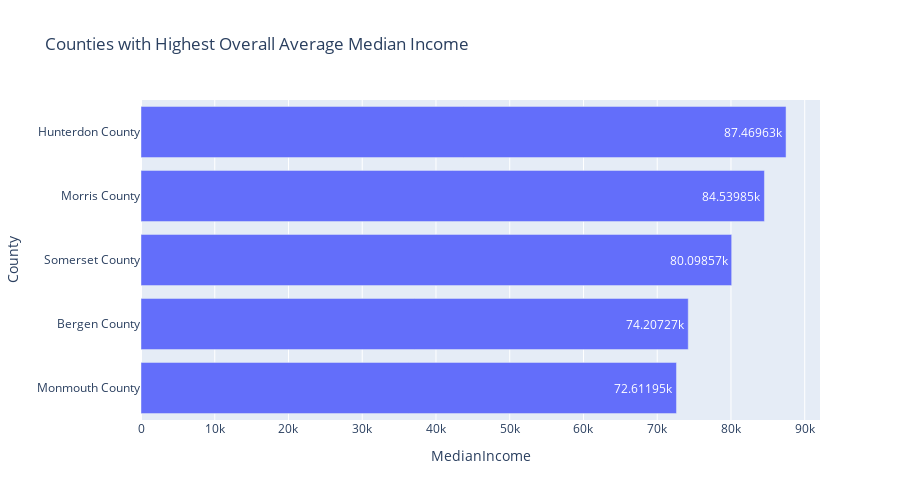

The notebook cell saved with this chart:
### Markdown cell above
#### VISUALS
To answer questions and potentially be added to dashboard

### Code cell
# Highest income counties

incomes = master_table[['County','AgeGroup','MedianIncome']]
incomes = incomes[incomes['AgeGroup'] != 'overall']
incomes = incomes.groupby(by='County').agg('mean').reset_index().sort_values('MedianIncome',ascending=False)
top_5_income = incomes.head(5)
top_5_income = top_5_income.sort_values('MedianIncome',ascending=True)
# plotting
fig = px.bar(data_frame=top_5_income,x='MedianIncome',y='County',orientation='h',text_auto=True,width=900, height=500, title='Counties with Highest Overall Average Median Income')
fig.update_layout()
fig.show()

### Figure 1 — Plotly figure (JSON) as saved in the notebook; plotly's stock layout.template omitted (floating-point values rounded to 4 significant figures)
{"data": [{"alignmentgroup": "True", "hovertemplate": "MedianIncome=%{x}<br>County=%{y}<extra></extra>", "legendgroup": "", "marker": {"color": "#636efa", "pattern": {"shape": ""}}, "name": "", "offsetgroup": "", "orientation": "h", "showlegend": false, "textposition": "auto", "texttemplate": "%{x}", "type": "bar", "x": [72610.0, 74210.0, 80100.0, 84540.0, 87470.0], "xaxis": "x", "y": ["Monmouth County", "Bergen County", "Somerset County", "Morris County", "Hunterdon County"], "yaxis": "y"}], "layout": {"barmode": "relative", "height": 500, "legend": {"tracegroupgap": 0}, "title": {"text": "Counties with Highest Overall Average Median Income"}, "width": 900, "xaxis": {"anchor": "y", "domain": [0, 1], "title": {"text": "MedianIncome"}}, "yaxis": {"anchor": "x", "domain": [0, 1], "title": {"text": "County"}}}}
